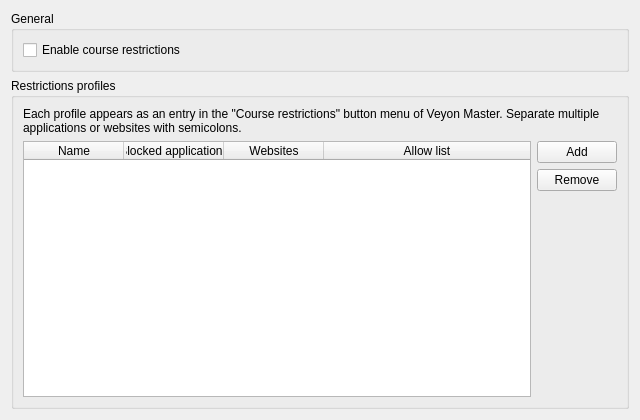
<?xml version="1.0" encoding="UTF-8"?>
<ui version="4.0">
 <class>CourseRestrictionsConfigurationPage</class>
 <widget class="QWidget" name="CourseRestrictionsConfigurationPage">
  <property name="geometry">
   <rect>
    <x>0</x>
    <y>0</y>
    <width>640</width>
    <height>420</height>
   </rect>
  </property>
  <property name="windowTitle">
   <string>Course restrictions</string>
  </property>
  <layout class="QVBoxLayout" name="verticalLayout">
   <item>
    <widget class="QGroupBox" name="generalGroupBox">
     <property name="title">
      <string>General</string>
     </property>
     <layout class="QVBoxLayout" name="generalGroupBoxLayout">
      <item>
       <widget class="QCheckBox" name="courseRestrictionsEnabled">
        <property name="text">
         <string>Enable course restrictions</string>
        </property>
       </widget>
      </item>
     </layout>
    </widget>
   </item>
   <item>
    <widget class="QGroupBox" name="profilesGroupBox">
     <property name="title">
      <string>Restrictions profiles</string>
     </property>
     <layout class="QVBoxLayout" name="profilesGroupBoxLayout">
      <item>
       <widget class="QLabel" name="courseRestrictionsProfiles">
        <property name="text">
         <string>Each profile appears as an entry in the &quot;Course restrictions&quot; button menu of Veyon Master. Separate multiple applications or websites with semicolons.</string>
        </property>
        <property name="wordWrap">
         <bool>true</bool>
        </property>
       </widget>
      </item>
      <item>
       <layout class="QHBoxLayout" name="profilesLayout">
        <item>
         <widget class="QTableWidget" name="profileTable">
          <property name="selectionBehavior">
           <enum>QAbstractItemView::SelectRows</enum>
          </property>
          <property name="selectionMode">
           <enum>QAbstractItemView::SingleSelection</enum>
          </property>
          <attribute name="horizontalHeaderStretchLastSection">
           <bool>true</bool>
          </attribute>
          <attribute name="verticalHeaderVisible">
           <bool>false</bool>
          </attribute>
          <column>
           <property name="text">
            <string>Name</string>
           </property>
          </column>
          <column>
           <property name="text">
            <string>Blocked applications</string>
           </property>
          </column>
          <column>
           <property name="text">
            <string>Websites</string>
           </property>
          </column>
          <column>
           <property name="text">
            <string>Allow list</string>
           </property>
          </column>
         </widget>
        </item>
        <item>
         <layout class="QVBoxLayout" name="buttonLayout">
          <item>
           <widget class="QPushButton" name="addProfile">
            <property name="text">
             <string>Add</string>
            </property>
           </widget>
          </item>
          <item>
           <widget class="QPushButton" name="removeProfile">
            <property name="text">
             <string>Remove</string>
            </property>
           </widget>
          </item>
          <item>
           <spacer name="buttonSpacer">
            <property name="orientation">
             <enum>Qt::Vertical</enum>
            </property>
            <property name="sizeHint" stdset="0">
             <size>
              <width>20</width>
              <height>40</height>
             </size>
            </property>
           </spacer>
          </item>
         </layout>
        </item>
       </layout>
      </item>
     </layout>
    </widget>
   </item>
  </layout>
 </widget>
 <resources/>
 <connections/>
</ui>
